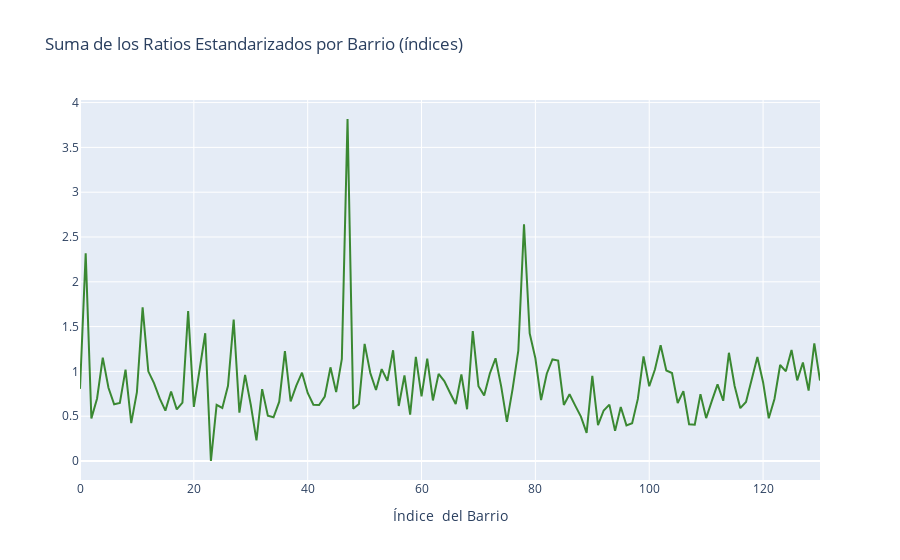

Source (notebook cell):
### Code cell
trace = go.Scatter(x = datos_barrios.index,
                    y = datos_barrios['Suma_Ratios'],
                    name = 'Suma de Ratios Estandarizados',
                    mode= 'lines',
                    marker = dict(color = 'rgba(16, 112, 2, 0.8)'),
                    text = datos_barrios['Barrio'])
data = [trace]

layout = dict(title = 'Suma de los Ratios Estandarizados por Barrio (índices)',
             xaxis= dict(title= 'Índice  del Barrio',ticklen= 5)
           )

fig = go.Figure(data = data, layout=layout)

iplot(fig)

### Figure 1 — Plotly figure (JSON) as saved in the notebook; plotly's stock layout.template omitted (floating-point values rounded to 4 significant figures; data arrays with more than 128 entries replaced by an {"elided": "..."} marker saying what was removed)
{"data": [{"marker": {"color": "rgba(16, 112, 2, 0.8)"}, "mode": "lines", "name": "Suma de Ratios Estandarizados", "text": {"elided": "131 str values"}, "type": "scatter", "x": {"elided": "131 int values"}, "y": {"elided": "131 float values"}}], "layout": {"title": {"text": "Suma de los Ratios Estandarizados por Barrio (índices)"}, "xaxis": {"ticklen": 5, "title": {"text": "Índice  del Barrio"}}}}
